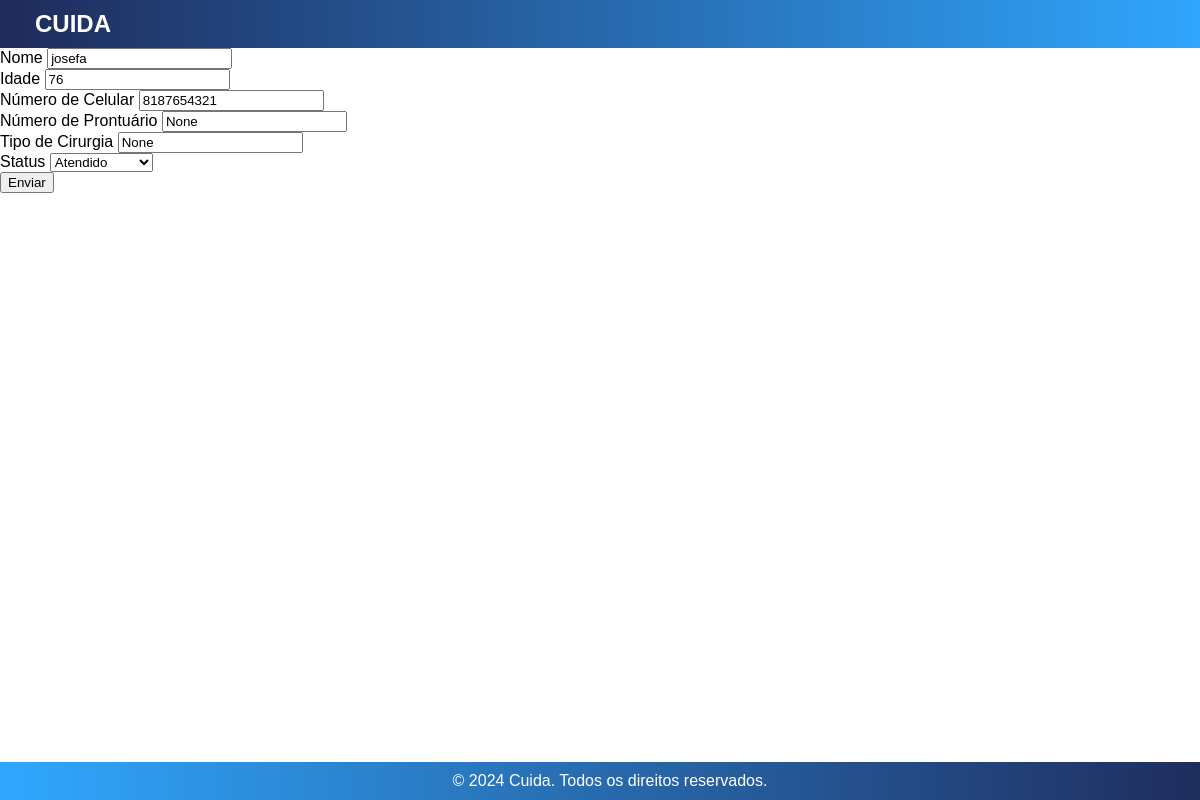
The page /update/9/ (signed in) on the database its author committed.
### app_cuida/models.py (models this page shows, shortened)
class Paciente(models.Model):
    ATENDIDO = 'Atendido'
    NAO_ATENDIDO = 'Não atendido'
    STATUS_CHOICES = [
        (ATENDIDO, 'Atendido'),
        (NAO_ATENDIDO, 'Não Atendido'),
    ]
    id_paciente = models.AutoField(primary_key=True)
    nome = models.CharField(max_length=25, null=True, blank=True)
    idade = models.IntegerField(null=True, blank=True)
    numero_celular = models.CharField(max_length=15, null=True, blank=True)
    numero_prontuario = models.CharField(max_length=15, null=True, blank=True)
    tipo_cirurgia = models.CharField(max_length=15, null=True, blank=True)
    status = models.CharField(
        max_length=12,
        choices=STATUS_CHOICES,
        default=NAO_ATENDIDO
    )

### app_cuida/views.py (the view, shortened to what this page needs)
# urls.py: path('update/<int:id_paciente>/', views.update, name='update_paciente'),
@login_required(login_url='login')
def update(request, id_paciente):
    paciente = Paciente.objects.filter(id_paciente=id_paciente).first()
    context = {
        'paciente': paciente
    }
    return render(request, 'cadastro/form.html', context)

### app_cuida/templates/cadastro/form.html (shortened to what this page needs)
{% extends 'base/base.html' %}
{% load static %}
{% block content %}
<link rel="stylesheet" href="{% static 'css/base.css' %}?v=1.0">
<form action="." method="post">
  <div class="form-group">
    <label for="nome">Nome</label>
    <input type="text" id="nome" name="nome" class="form-control" value="{{paciente.nome}}">
  </div>
  <div class="form-group">
    <label for="idade">Idade</label>
    <input type="number" id="idade" name="idade" class="form-control" value="{{paciente.idade}}">
  </div>
  <div class="form-group">
    <label for="numero_celular">Número de Celular</label>
    <input type="text" id="numero_celular" name="numero_celular" class="form-control" value="{{paciente.numero_celular}}">
  </div>
  <div class="form-group">
    <label for="numero_prontuario">Número de Prontuário</label>
    <input type="text" id="numero_prontuario" name="numero_prontuario" class="form-control" value="{{paciente.numero_prontuario}}">
  </div>
  <div class="form-group">
    <label for="tipo_cirurgia">Tipo de Cirurgia</label>
    <input type="text" id="tipo_cirurgia" name="tipo_cirurgia" class="form-control" value="{{paciente.tipo_cirurgia}}">
  </div>
  <div class="form-group">
    <label for="status">Status</label>
    <select id="status" name="status" class="form-control" value="{{paciente.status}}">
      <option value="ATENDIDO">Atendido</option>
    </select>
  </div>
  <button type="submit" class="btn btn-primary">Enviar</button>
</form>
{% endblock %}

### app_cuida/static/css/base.css (style rules this page uses)
html, body { margin: 0; padding: 0; height: 100%; font-family: Arial, sans-serif; display: flex; flex-direction: column; }
body { min-height: 100vh; }

### rows shown on the page
Paciente: nome "josefa", idade "76", numero_celular "8187654321", numero_prontuario "None", tipo_cirurgia "None", status "Atendido"
